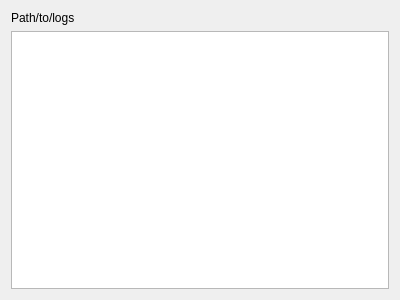
<?xml version="1.0" encoding="UTF-8"?>
<ui version="4.0">
 <class>Logs</class>
 <widget class="QWidget" name="Logs">
  <property name="geometry">
   <rect>
    <x>0</x>
    <y>0</y>
    <width>400</width>
    <height>300</height>
   </rect>
  </property>
  <property name="windowTitle">
   <string>Form</string>
  </property>
  <layout class="QGridLayout" name="gridLayout">
   <item row="0" column="0">
    <widget class="QLabel" name="logsPathLabel">
     <property name="text">
      <string>Path/to/logs</string>
     </property>
    </widget>
   </item>
   <item row="1" column="0">
    <widget class="QPlainTextEdit" name="logsPlainTextEdit">
     <property name="readOnly">
      <bool>true</bool>
     </property>
    </widget>
   </item>
  </layout>
 </widget>
 <resources/>
 <connections/>
</ui>
